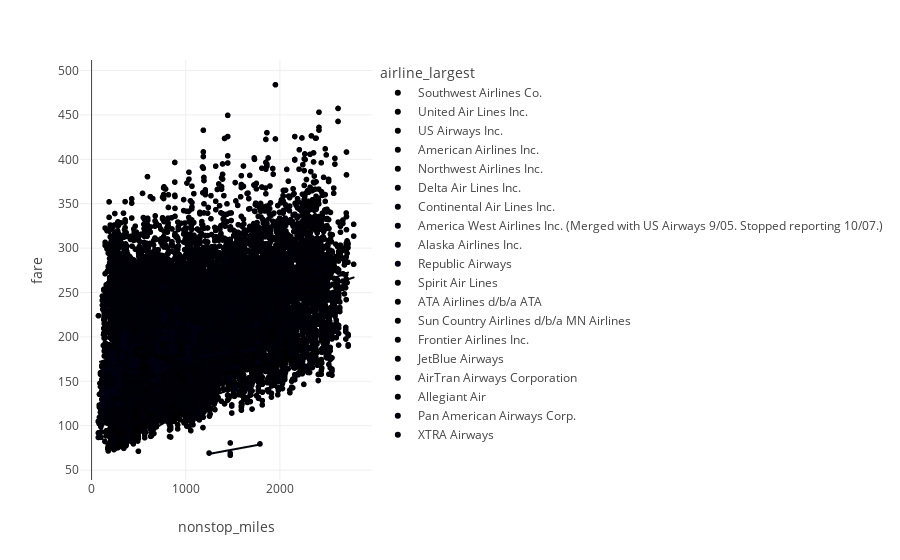

The cell this chart's notebook holds for it:
### Markdown cell above
### Miles vs Fares

### Code cell
df['fare_per_mile'] = df.fare / df.nonstop_miles
# range_selection = st.slider('Select the time range for the plot:',
#                             df.year.min(),
#                             df.year.max(),
#                             (1999, 2013))
# flight_year_df = df[df['year'].between(range_selection[0],
#                                        range_selection[1], 
#                                        inclusive='both'
#                                       )]

flight_year_df = df[df.year == 2003]

fig_a = px.scatter(flight_year_df, 
                   x='nonstop_miles', 
                   y='fare',
                   trendline='ols', 
                   color='airline_largest', 
                   color_continuous_scale='speed')
fig_a.show()

### Figure 1 — Plotly figure (JSON) as saved in the notebook; plotly's stock layout.template omitted (floating-point values rounded to 4 significant figures; data arrays with more than 128 entries replaced by an {"elided": "..."} marker saying what was removed)
{"data": [{"hovertemplate": "airline_largest=Southwest Airlines Co.<br>nonstop_miles=%{x}<br>fare=%{y}<extra></extra>", "legendgroup": "Southwest Airlines Co.", "marker": {"color": "#000001", "symbol": "circle"}, "mode": "markers", "name": "Southwest Airlines Co.", "showlegend": true, "type": "scattergl", "x": {"elided": "1612 int values"}, "xaxis": "x", "y": {"elided": "1612 float values"}, "yaxis": "y"}, {"hovertemplate": "<b>OLS trendline</b><br>fare = 0.0570259 * nonstop_miles + 94.9999<br>R<sup>2</sup>=0.542294<br><br>airline_largest=Southwest Airlines Co.<br>nonstop_miles=%{x}<br>fare=%{y} <b>(trend)</b><extra></extra>", "legendgroup": "Southwest Airlines Co.", "marker": {"color": "#000001", "symbol": "circle"}, "mode": "lines", "name": "Southwest Airlines Co.", "showlegend": false, "type": "scattergl", "x": {"elided": "1612 int values"}, "xaxis": "x", "y": {"elided": "1612 float values"}, "yaxis": "y"}, {"hovertemplate": "airline_largest=United Air Lines Inc.<br>nonstop_miles=%{x}<br>fare=%{y}<extra></extra>", "legendgroup": "United Air Lines Inc.", "marker": {"color": "#000002", "symbol": "circle"}, "mode": "markers", "name": "United Air Lines Inc.", "showlegend": true, "type": "scattergl", "x": {"elided": "2134 int values"}, "xaxis": "x", "y": {"elided": "2134 float values"}, "yaxis": "y"}, {"hovertemplate": "<b>OLS trendline</b><br>fare = 0.0554736 * nonstop_miles + 139.413<br>R<sup>2</sup>=0.462389<br><br>airline_largest=United Air Lines Inc.<br>nonstop_miles=%{x}<br>fare=%{y} <b>(trend)</b><extra></extra>", "legendgroup": "United Air Lines Inc.", "marker": {"color": "#000002", "symbol": "circle"}, "mode": "lines", "name": "United Air Lines Inc.", "showlegend": false, "type": "scattergl", "x": {"elided": "2134 int values"}, "xaxis": "x", "y": {"elided": "2134 float values"}, "yaxis": "y"}, {"hovertemplate": "airline_largest=US Airways Inc.<br>nonstop_miles=%{x}<br>fare=%{y}<extra></extra>", "legendgroup": "US Airways Inc.", "marker": {"color": "#000003", "symbol": "circle"}, "mode": "markers", "name": "US Airways Inc.", "showlegend": true, "type": "scattergl", "x": {"elided": "2227 int values"}, "xaxis": "x", "y": {"elided": "2227 float values"}, "yaxis": "y"}, {"hovertemplate": "<b>OLS trendline</b><br>fare = 0.00435787 * nonstop_miles + 201.806<br>R<sup>2</sup>=0.001726<br><br>airline_largest=US Airways Inc.<br>nonstop_miles=%{x}<br>fare=%{y} <b>(trend)</b><extra></extra>", "legendgroup": "US Airways Inc.", "marker": {"color": "#000003", "symbol": "circle"}, "mode": "lines", "name": "US Airways Inc.", "showlegend": false, "type": "scattergl", "x": {"elided": "2227 int values"}, "xaxis": "x", "y": {"elided": "2227 float values"}, "yaxis": "y"}, {"hovertemplate": "airline_largest=American Airlines Inc.<br>nonstop_miles=%{x}<br>fare=%{y}<extra></extra>", "legendgroup": "American Airlines Inc.", "marker": {"color": "#000004", "symbol": "circle"}, "mode": "markers", "name": "American Airlines Inc.", "showlegend": true, "type": "scattergl", "x": {"elided": "2888 int values"}, "xaxis": "x", "y": {"elided": "2888 float values"}, "yaxis": "y"}, {"hovertemplate": "<b>OLS trendline</b><br>fare = 0.0352253 * nonstop_miles + 168.913<br>R<sup>2</sup>=0.168126<br><br>airline_largest=American Airlines Inc.<br>nonstop_miles=%{x}<br>fare=%{y} <b>(trend)</b><extra></extra>", "legendgroup": "American Airlines Inc.", "marker": {"color": "#000004", "symbol": "circle"}, "mode": "lines", "name": "American Airlines Inc.", "showlegend": false, "type": "scattergl", "x": {"elided": "2888 int values"}, "xaxis": "x", "y": {"elided": "2888 float values"}, "yaxis": "y"}, {"hovertemplate": "airline_largest=Northwest Airlines Inc.<br>nonstop_miles=%{x}<br>fare=%{y}<extra></extra>", "legendgroup": "Northwest Airlines Inc.", "marker": {"color": "#000005", "symbol": "circle"}, "mode": "markers", "name": "Northwest Airlines Inc.", "showlegend": true, "type": "scattergl", "x": {"elided": "3391 int values"}, "xaxis": "x", "y": {"elided": "3391 float values"}, "yaxis": "y"}, {"hovertemplate": "<b>OLS trendline</b><br>fare = 0.0239274 * nonstop_miles + 184.464<br>R<sup>2</sup>=0.071641<br><br>airline_largest=Northwest Airlines Inc.<br>nonstop_miles=%{x}<br>fare=%{y} <b>(trend)</b><extra></extra>", "legendgroup": "Northwest Airlines Inc.", "marker": {"color": "#000005", "symbol": "circle"}, "mode": "lines", "name": "Northwest Airlines Inc.", "showlegend": false, "type": "scattergl", "x": {"elided": "3391 int values"}, "xaxis": "x", "y": {"elided": "3391 float values"}, "yaxis": "y"}, {"hovertemplate": "airline_largest=Delta Air Lines Inc.<br>nonstop_miles=%{x}<br>fare=%{y}<extra></extra>", "legendgroup": "Delta Air Lines Inc.", "marker": {"color": "#000006", "symbol": "circle"}, "mode": "markers", "name": "Delta Air Lines Inc.", "showlegend": true, "type": "scattergl", "x": {"elided": "6013 int values"}, "xaxis": "x", "y": {"elided": "6013 float values"}, "yaxis": "y"}, {"hovertemplate": "<b>OLS trendline</b><br>fare = 0.0402927 * nonstop_miles + 162.747<br>R<sup>2</sup>=0.173535<br><br>airline_largest=Delta Air Lines Inc.<br>nonstop_miles=%{x}<br>fare=%{y} <b>(trend)</b><extra></extra>", "legendgroup": "Delta Air Lines Inc.", "marker": {"color": "#000006", "symbol": "circle"}, "mode": "lines", "name": "Delta Air Lines Inc.", "showlegend": false, "type": "scattergl", "x": {"elided": "6013 int values"}, "xaxis": "x", "y": {"elided": "6013 float values"}, "yaxis": "y"}, {"hovertemplate": "airline_largest=Continental Air Lines Inc.<br>nonstop_miles=%{x}<br>fare=%{y}<extra></extra>", "legendgroup": "Continental Air Lines Inc.", "marker": {"color": "#000007", "symbol": "circle"}, "mode": "markers", "name": "Continental Air Lines Inc.", "showlegend": true, "type": "scattergl", "x": {"elided": "1018 int values"}, "xaxis": "x", "y": {"elided": "1018 float values"}, "yaxis": "y"}, {"hovertemplate": "<b>OLS trendline</b><br>fare = 0.0255054 * nonstop_miles + 186.573<br>R<sup>2</sup>=0.081170<br><br>airline_largest=Continental Air Lines Inc.<br>nonstop_miles=%{x}<br>fare=%{y} <b>(trend)</b><extra></extra>", "legendgroup": "Continental Air Lines Inc.", "marker": {"color": "#000007", "symbol": "circle"}, "mode": "lines", "name": "Continental Air Lines Inc.", "showlegend": false, "type": "scattergl", "x": {"elided": "1018 int values"}, "xaxis": "x", "y": {"elided": "1018 float values"}, "yaxis": "y"}, {"hovertemplate": "airline_largest=America West Airlines Inc. (Merged with US Airways 9/05. Stopped reporting 10/07.)<br>nonstop_miles=%{x}<br>fare=%{y}<extra></extra>", "legendgroup": "America West Airlines Inc. (Merged with US Airways 9/05. Stopped reporting 10/07.)", "marker": {"color": "#000008", "symbol": "circle"}, "mode": "markers", "name": "America West Airlines Inc. (Merged with US Airways 9/05. Stopped reporting 10/07.)", "showlegend": true, "type": "scattergl", "x": {"elided": "454 int values"}, "xaxis": "x", "y": {"elided": "454 float values"}, "yaxis": "y"}, {"hovertemplate": "<b>OLS trendline</b><br>fare = 0.0399198 * nonstop_miles + 145.691<br>R<sup>2</sup>=0.253112<br><br>airline_largest=America West Airlines Inc. (Merged with US Airways 9/05. Stopped reporting 10/07.)<br>nonstop_miles=%{x}<br>fare=%{y} <b>(trend)</b><extra></extra>", "legendgroup": "America West Airlines Inc. (Merged with US Airways 9/05. Stopped reporting 10/07.)", "marker": {"color": "#000008", "symbol": "circle"}, "mode": "lines", "name": "America West Airlines Inc. (Merged with US Airways 9/05. Stopped reporting 10/07.)", "showlegend": false, "type": "scattergl", "x": {"elided": "454 int values"}, "xaxis": "x", "y": {"elided": "454 float values"}, "yaxis": "y"}, {"hovertemplate": "airline_largest=Alaska Airlines Inc.<br>nonstop_miles=%{x}<br>fare=%{y}<extra></extra>", "legendgroup": "Alaska Airlines Inc.", "marker": {"color": "#000009", "symbol": "circle"}, "mode": "markers", "name": "Alaska Airlines Inc.", "showlegend": true, "type": "scattergl", "x": {"elided": "482 int values"}, "xaxis": "x", "y": {"elided": "482 float values"}, "yaxis": "y"}, {"hovertemplate": "<b>OLS trendline</b><br>fare = 0.0381973 * nonstop_miles + 131.745<br>R<sup>2</sup>=0.230627<br><br>airline_largest=Alaska Airlines Inc.<br>nonstop_miles=%{x}<br>fare=%{y} <b>(trend)</b><extra></extra>", "legendgroup": "Alaska Airlines Inc.", "marker": {"color": "#000009", "symbol": "circle"}, "mode": "lines", "name": "Alaska Airlines Inc.", "showlegend": false, "type": "scattergl", "x": {"elided": "482 int values"}, "xaxis": "x", "y": {"elided": "482 float values"}, "yaxis": "y"}, {"hovertemplate": "airline_largest=Republic Airways<br>nonstop_miles=%{x}<br>fare=%{y}<extra></extra>", "legendgroup": "Republic Airways", "marker": {"color": "#000010", "symbol": "circle"}, "mode": "markers", "name": "Republic Airways", "showlegend": true, "type": "scattergl", "x": [765, 896, 860, 706, 311, 860, 284, 777, 426, 689, 168, 284, 706, 896, 1066, 120, 348, 1066, 436, 641, 331, 706, 689, 1756, 311, 1066, 284, 780, 426, 707, 908, 1025, 426, 966, 331, 641, 706, 689, 211, 426, 650, 120, 1095, 1756, 1524, 236, 1148, 1524, 238, 777, 780, 1095, 746, 1095, 475, 311, 853, 777, 1756, 236, 436, 1524, 780, 765, 436, 348, 238, 475, 1460, 475, 853, 168, 780, 475, 860, 1183, 1524, 348, 1025, 908, 777, 690, 853, 1025, 238, 1066, 690, 1032, 120, 436, 168, 1095, 331, 211, 168, 211, 641, 690, 896, 120, 348, 1025, 853, 284, 238, 707, 211, 311, 331, 641, 860, 908, 1155], "xaxis": "x", "y": [227.2, 179.5, 205.5, 164.5, 148.8, 160.6, 124.5, 171.1, 181.4, 139.2, 134.0, 147, 172.1, 127.8, 101.0, 121.1, 187.4, 110.6, 175.8, 150.5, 191.6, 169.3, 143.8, 213.8, 154.2, 124.5, 133.8, 219.8, 167.0, 183.1, 215.9, 189.1, 184.2, 147.1, 179.0, 100.5, 156.6, 150.3, 175.3, 184.0, 168.6, 131.2, 201.1, 171.4, 165.8, 137.3, 209.9, 143.7, 171.4, 221.0, 255.6, 206.6, 197.8, 193.3, 174.2, 163.8, 186.9, 164.5, 194.2, 140.3, 188.1, 141.3, 207.0, 218.8, 170.1, 197.7, 164.0, 185.3, 153.4, 192.0, 203.3, 138.5, 222.8, 197.4, 184.3, 130.8, 176, 199.1, 178.9, 231.8, 199.4, 164.6, 196.5, 182.0, 175.8, 120.2, 123.0, 213.1, 126.5, 159.8, 137.2, 210.0, 177.6, 183.0, 133.6, 180.4, 97.35, 159.3, 143.5, 137.0, 203.8, 174.7, 188.6, 157.5, 158.3, 190.2, 180.2, 143.5, 193.1, 173.6, 160.9, 229.3, 144.9], "yaxis": "y"}, {"hovertemplate": "<b>OLS trendline</b><br>fare = 0.0145689 * nonstop_miles + 160.922<br>R<sup>2</sup>=0.033431<br><br>airline_largest=Republic Airways<br>nonstop_miles=%{x}<br>fare=%{y} <b>(trend)</b><extra></extra>", "legendgroup": "Republic Airways", "marker": {"color": "#000010", "symbol": "circle"}, "mode": "lines", "name": "Republic Airways", "showlegend": false, "type": "scattergl", "x": [120, 120, 120, 120, 168, 168, 168, 168, 211, 211, 211, 211, 236, 236, 238, 238, 238, 238, 284, 284, 284, 284, 311, 311, 311, 311, 331, 331, 331, 331, 348, 348, 348, 348, 426, 426, 426, 426, 436, 436, 436, 436, 475, 475, 475, 475, 641, 641, 641, 641, 650, 689, 689, 689, 690, 690, 690, 706, 706, 706, 706, 707, 707, 746, 765, 765, 777, 777, 777, 777, 780, 780, 780, 780, 853, 853, 853, 853, 860, 860, 860, 860, 896, 896, 896, 908, 908, 908, 966, 1025, 1025, 1025, 1025, 1032, 1066, 1066, 1066, 1066, 1095, 1095, 1095, 1095, 1148, 1155, 1183, 1460, 1524, 1524, 1524, 1524, 1756, 1756, 1756], "xaxis": "x", "y": [162.7, 162.7, 162.7, 162.7, 163.4, 163.4, 163.4, 163.4, 164.0, 164.0, 164.0, 164.0, 164.4, 164.4, 164.4, 164.4, 164.4, 164.4, 165.1, 165.1, 165.1, 165.1, 165.5, 165.5, 165.5, 165.5, 165.7, 165.7, 165.7, 165.7, 166.0, 166.0, 166.0, 166.0, 167.1, 167.1, 167.1, 167.1, 167.3, 167.3, 167.3, 167.3, 167.8, 167.8, 167.8, 167.8, 170.3, 170.3, 170.3, 170.3, 170.4, 171.0, 171.0, 171.0, 171.0, 171.0, 171.0, 171.2, 171.2, 171.2, 171.2, 171.2, 171.2, 171.8, 172.1, 172.1, 172.2, 172.2, 172.2, 172.2, 172.3, 172.3, 172.3, 172.3, 173.3, 173.3, 173.3, 173.3, 173.5, 173.5, 173.5, 173.5, 174.0, 174.0, 174.0, 174.2, 174.2, 174.2, 175.0, 175.9, 175.9, 175.9, 175.9, 176.0, 176.5, 176.5, 176.5, 176.5, 176.9, 176.9, 176.9, 176.9, 177.6, 177.7, 178.2, 182.2, 183.1, 183.1, 183.1, 183.1, 186.5, 186.5, 186.5], "yaxis": "y"}, {"hovertemplate": "airline_largest=Spirit Air Lines<br>nonstop_miles=%{x}<br>fare=%{y}<extra></extra>", "legendgroup": "Spirit Air Lines", "marker": {"color": "#000001", "symbol": "circle"}, "mode": "markers", "name": "Spirit Air Lines", "showlegend": true, "type": "scattergl", "x": [497, 466, 987, 936, 1709, 914, 914, 601, 549, 998, 466, 636, 549, 636, 1085, 1709, 1085, 1085, 1597, 497, 998, 982, 601, 1145, 852, 852, 466, 2215, 852, 2215, 601, 1120, 982, 636, 2215, 601, 1597, 2439, 852, 1085, 982, 549, 914, 636, 987, 497, 2215, 936, 914, 1597, 998, 998, 1597, 2439, 1120, 1709, 936, 983, 2439, 982, 2439, 497, 466], "xaxis": "x", "y": [87.98, 116.6, 155.8, 152.8, 174.7, 129.5, 122.6, 116.4, 100.9, 124.7, 95.55, 109.6, 124.8, 88.67, 161.7, 160.9, 139.8, 127.1, 160.6, 91.64, 132.8, 104.8, 102.3, 127.5, 105.9, 105.7, 84.76, 164.3, 124.5, 184.6, 126.1, 144.0, 124.8, 92.32, 190.2, 125.3, 123.8, 174.5, 121.4, 160.3, 103.2, 118.8, 96.47, 111.9, 154.6, 71.28, 190.5, 126.8, 100.9, 163.3, 108.9, 104.6, 144.5, 161.9, 125.7, 172.3, 107.7, 123.5, 158.1, 130.1, 195.6, 85.68, 109.1], "yaxis": "y"}, {"hovertemplate": "<b>OLS trendline</b><br>fare = 0.0431035 * nonstop_miles + 81.7664<br>R<sup>2</sup>=0.694981<br><br>airline_largest=Spirit Air Lines<br>nonstop_miles=%{x}<br>fare=%{y} <b>(trend)</b><extra></extra>", "legendgroup": "Spirit Air Lines", "marker": {"color": "#000001", "symbol": "circle"}, "mode": "lines", "name": "Spirit Air Lines", "showlegend": false, "type": "scattergl", "x": [466, 466, 466, 466, 497, 497, 497, 497, 549, 549, 549, 601, 601, 601, 601, 636, 636, 636, 636, 852, 852, 852, 852, 914, 914, 914, 914, 936, 936, 936, 982, 982, 982, 982, 983, 987, 987, 998, 998, 998, 998, 1085, 1085, 1085, 1085, 1120, 1120, 1145, 1597, 1597, 1597, 1597, 1709, 1709, 1709, 2215, 2215, 2215, 2215, 2439, 2439, 2439, 2439], "xaxis": "x", "y": [101.9, 101.9, 101.9, 101.9, 103.2, 103.2, 103.2, 103.2, 105.4, 105.4, 105.4, 107.7, 107.7, 107.7, 107.7, 109.2, 109.2, 109.2, 109.2, 118.5, 118.5, 118.5, 118.5, 121.2, 121.2, 121.2, 121.2, 122.1, 122.1, 122.1, 124.1, 124.1, 124.1, 124.1, 124.1, 124.3, 124.3, 124.8, 124.8, 124.8, 124.8, 128.5, 128.5, 128.5, 128.5, 130.0, 130.0, 131.1, 150.6, 150.6, 150.6, 150.6, 155.4, 155.4, 155.4, 177.2, 177.2, 177.2, 177.2, 186.9, 186.9, 186.9, 186.9], "yaxis": "y"}, {"hovertemplate": "airline_largest=ATA Airlines d/b/a ATA<br>nonstop_miles=%{x}<br>fare=%{y}<extra></extra>", "legendgroup": "ATA Airlines d/b/a ATA", "marker": {"color": "#000002", "symbol": "circle"}, "mode": "markers", "name": "ATA Airlines d/b/a ATA", "showlegend": true, "type": "scattergl", "x": [1944, 526, 1012, 526, 2059, 840, 1005, 943, 1150, 943, 1050, 828, 526, 1021, 1944, 876, 1005, 752, 323, 323, 1924, 1110, 2059, 466, 1050, 1591, 828, 1924, 466, 1014, 840, 915, 1724, 1005, 466, 2056, 574, 700, 1944, 223, 876, 555, 1120, 1021, 1591, 323, 946, 323, 2279, 2393, 840, 796, 1924, 2056, 946, 2056, 1888, 1005, 1110, 957, 876, 1150, 915, 1021, 876, 828, 1591, 560, 560, 1110, 1814, 2393, 1050, 1021, 828, 1012, 1591, 555, 752, 223, 1014, 605, 946, 555, 223, 555, 526, 969, 943, 466, 1197, 464, 1197, 599, 946, 1120, 1197, 1050, 840, 943, 2059, 223], "xaxis": "x", "y": [167.3, 163.4, 132.3, 177.2, 180.4, 96.31, 144.9, 182.6, 160.3, 179.0, 125.0, 87.81, 187.5, 139.6, 145.7, 107.6, 122, 177.6, 110.1, 100.9, 179.2, 157.2, 177.9, 180.4, 136.4, 122.4, 106.5, 198.6, 183.1, 143.2, 108.5, 156.2, 178.6, 132.8, 185.1, 184.1, 180.5, 178.3, 157.2, 95.78, 128.7, 163.2, 142.7, 119.5, 120.7, 113, 139.9, 89.5, 273.3, 182.3, 87.29, 173.7, 206.7, 197.1, 128.1, 192.2, 202.7, 133.0, 164.7, 152.4, 118.9, 162.2, 171.3, 129.1, 121.2, 100.8, 117.5, 173.0, 175.1, 150.8, 154.5, 173.4, 139.7, 117.8, 95.21, 121.1, 125.8, 175.9, 189.8, 98.36, 131.9, 198.1, 114.6, 167.7, 100.3, 164.5, 164.6, 152.7, 183.8, 195.5, 156.8, 208.5, 146.1, 167.9, 118.1, 149.6, 131.2, 145.9, 98.8, 191.9, 176.8, 90.67], "yaxis": "y"}, {"hovertemplate": "<b>OLS trendline</b><br>fare = 0.0235049 * nonstop_miles + 125.456<br>R<sup>2</sup>=0.134732<br><br>airline_largest=ATA Airlines d/b/a ATA<br>nonstop_miles=%{x}<br>fare=%{y} <b>(trend)</b><extra></extra>", "legendgroup": "ATA Airlines d/b/a ATA", "marker": {"color": "#000002", "symbol": "circle"}, "mode": "lines", "name": "ATA Airlines d/b/a ATA", "showlegend": false, "type": "scattergl", "x": [223, 223, 223, 223, 323, 323, 323, 323, 464, 466, 466, 466, 466, 526, 526, 526, 526, 555, 555, 555, 555, 560, 560, 574, 599, 605, 700, 752, 752, 796, 828, 828, 828, 828, 840, 840, 840, 840, 876, 876, 876, 876, 915, 915, 943, 943, 943, 943, 946, 946, 946, 946, 957, 969, 1005, 1005, 1005, 1005, 1012, 1012, 1014, 1014, 1021, 1021, 1021, 1021, 1050, 1050, 1050, 1050, 1110, 1110, 1110, 1120, 1120, 1150, 1150, 1197, 1197, 1197, 1591, 1591, 1591, 1591, 1724, 1814, 1888, 1924, 1924, 1924, 1944, 1944, 1944, 2056, 2056, 2056, 2059, 2059, 2059, 2279, 2393, 2393], "xaxis": "x", "y": [130.7, 130.7, 130.7, 130.7, 133.0, 133.0, 133.0, 133.0, 136.4, 136.4, 136.4, 136.4, 136.4, 137.8, 137.8, 137.8, 137.8, 138.5, 138.5, 138.5, 138.5, 138.6, 138.6, 138.9, 139.5, 139.7, 141.9, 143.1, 143.1, 144.2, 144.9, 144.9, 144.9, 144.9, 145.2, 145.2, 145.2, 145.2, 146.0, 146.0, 146.0, 146.0, 147.0, 147.0, 147.6, 147.6, 147.6, 147.6, 147.7, 147.7, 147.7, 147.7, 148.0, 148.2, 149.1, 149.1, 149.1, 149.1, 149.2, 149.2, 149.3, 149.3, 149.5, 149.5, 149.5, 149.5, 150.1, 150.1, 150.1, 150.1, 151.5, 151.5, 151.5, 151.8, 151.8, 152.5, 152.5, 153.6, 153.6, 153.6, 162.9, 162.9, 162.9, 162.9, 166.0, 168.1, 169.8, 170.7, 170.7, 170.7, 171.1, 171.1, 171.1, 173.8, 173.8, 173.8, 173.9, 173.9, 173.9, 179.0, 181.7, 181.7], "yaxis": "y"}, {"hovertemplate": "airline_largest=Sun Country Airlines d/b/a MN Airlines<br>nonstop_miles=%{x}<br>fare=%{y}<extra></extra>", "legendgroup": "Sun Country Airlines d/b/a MN Airlines", "marker": {"color": "#000003", "symbol": "circle"}, "mode": "markers", "name": "Sun Country Airlines d/b/a MN Airlines", "showlegend": true, "type": "scattergl", "x": [1310, 799, 1016, 937, 958, 632, 632, 632, 1310, 1455, 735, 1412, 632, 1310, 876, 1310, 937, 1178, 1227, 834, 1310, 1310, 834, 873, 1016, 834, 1310], "xaxis": "x", "y": [132.7, 113.2, 114.0, 114.2, 117.9, 98.3, 95.55, 96.62, 156.5, 130.5, 105.4, 124.6, 92.37, 161.6, 104.8, 126.5, 106.6, 124.5, 118.2, 110.4, 118.2, 127.6, 100.5, 110.2, 114.5, 97.65, 187.4], "yaxis": "y"}, {"hovertemplate": "<b>OLS trendline</b><br>fare = 0.0604732 * nonstop_miles + 56.6745<br>R<sup>2</sup>=0.568420<br><br>airline_largest=Sun Country Airlines d/b/a MN Airlines<br>nonstop_miles=%{x}<br>fare=%{y} <b>(trend)</b><extra></extra>", "legendgroup": "Sun Country Airlines d/b/a MN Airlines", "marker": {"color": "#000003", "symbol": "circle"}, "mode": "lines", "name": "Sun Country Airlines d/b/a MN Airlines", "showlegend": false, "type": "scattergl", "x": [632, 632, 632, 632, 735, 799, 834, 834, 834, 873, 876, 937, 937, 958, 1016, 1016, 1178, 1227, 1310, 1310, 1310, 1310, 1310, 1310, 1310, 1412, 1455], "xaxis": "x", "y": [94.89, 94.89, 94.89, 94.89, 101.1, 105.0, 107.1, 107.1, 107.1, 109.5, 109.6, 113.3, 113.3, 114.6, 118.1, 118.1, 127.9, 130.9, 135.9, 135.9, 135.9, 135.9, 135.9, 135.9, 135.9, 142.1, 144.7], "yaxis": "y"}, {"hovertemplate": "airline_largest=Frontier Airlines Inc.<br>nonstop_miles=%{x}<br>fare=%{y}<extra></extra>", "legendgroup": "Frontier Airlines Inc.", "marker": {"color": "#000004", "symbol": "circle"}, "mode": "markers", "name": "Frontier Airlines Inc.", "showlegend": true, "type": "scattergl", "x": [533, 1506, 390, 804, 472, 977, 472, 1607, 804, 1506, 1313, 1546, 472, 563, 1546, 839, 541, 563, 1355, 1142, 1506, 629, 804, 563, 1546, 1607, 775, 775, 909, 853, 977, 1709, 808, 775, 533, 602, 390, 1607, 853, 390, 629, 991, 1607, 839, 349], "xaxis": "x", "y": [157.6, 171.1, 140.5, 139.5, 149.3, 162.5, 149.5, 166, 134.4, 180.3, 156.0, 190.0, 148.1, 171.0, 176.7, 172.3, 145.6, 159.7, 209.3, 171.8, 177.5, 146.5, 147.1, 173.2, 180.6, 179.0, 148.4, 133.4, 178.3, 174.7, 140.3, 167.2, 160.7, 153.5, 151.1, 161.6, 141.2, 177.9, 174.6, 156.4, 143.7, 164.3, 171.9, 174.9, 156.5], "yaxis": "y"}, {"hovertemplate": "<b>OLS trendline</b><br>fare = 0.0236896 * nonstop_miles + 139.805<br>R<sup>2</sup>=0.392126<br><br>airline_largest=Frontier Airlines Inc.<br>nonstop_miles=%{x}<br>fare=%{y} <b>(trend)</b><extra></extra>", "legendgroup": "Frontier Airlines Inc.", "marker": {"color": "#000004", "symbol": "circle"}, "mode": "lines", "name": "Frontier Airlines Inc.", "showlegend": false, "type": "scattergl", "x": [349, 390, 390, 390, 472, 472, 472, 533, 533, 541, 563, 563, 563, 602, 629, 629, 775, 775, 775, 804, 804, 804, 808, 839, 839, 853, 853, 909, 977, 977, 991, 1142, 1313, 1355, 1506, 1506, 1506, 1546, 1546, 1546, 1607, 1607, 1607, 1607, 1709], "xaxis": "x", "y": [148.1, 149.0, 149.0, 149.0, 151.0, 151.0, 151.0, 152.4, 152.4, 152.6, 153.1, 153.1, 153.1, 154.1, 154.7, 154.7, 158.2, 158.2, 158.2, 158.9, 158.9, 158.9, 158.9, 159.7, 159.7, 160.0, 160.0, 161.3, 162.9, 162.9, 163.3, 166.9, 170.9, 171.9, 175.5, 175.5, 175.5, 176.4, 176.4, 176.4, 177.9, 177.9, 177.9, 177.9, 180.3], "yaxis": "y"}, {"hovertemplate": "airline_largest=JetBlue Airways<br>nonstop_miles=%{x}<br>fare=%{y}<extra></extra>", "legendgroup": "JetBlue Airways", "marker": {"color": "#000005", "symbol": "circle"}, "mode": "markers", "name": "JetBlue Airways", "showlegend": true, "type": "scattergl", "x": [1166, 1186, 1348, 1166, 1976, 326, 267, 285, 222, 1120, 1841, 222, 1166, 326, 1762, 222, 1976, 2619, 285, 1120, 1286, 285, 1204, 1251, 1976, 2251, 1286, 1286, 1326, 1348, 1120, 1762, 1141, 2481, 1326, 2619, 1141, 1141, 1841, 1195, 1251, 1048, 1841, 2481, 1348, 1976, 326, 1326, 1166, 1204, 222, 1048, 285, 1048, 1120, 1326, 1195, 267, 1251, 1195, 1195, 1348, 1048, 1251, 2330, 267, 267, 326, 1077, 1286, 2330], "xaxis": "x", "y": [143.7, 146.8, 155.3, 143.7, 261.9, 95, 101.5, 101.5, 110.7, 140.7, 265.2, 114.6, 140.8, 105.6, 226.8, 115.6, 237.0, 273.1, 103.7, 156.2, 146.7, 106.1, 127.3, 139.3, 215.9, 287.7, 152.9, 134.6, 129.5, 157.7, 150.6, 247.1, 140.2, 222.9, 158.2, 257.0, 115.1, 134.9, 285.4, 134.8, 145.8, 127.7, 266.3, 214.2, 140.2, 229.8, 91.72, 151.8, 117.9, 146, 116.7, 126.1, 103.2, 139.1, 124.3, 152.5, 145.6, 102.1, 140.0, 141.9, 146.2, 159.5, 113.8, 127.8, 260.4, 111.1, 103.5, 99.2, 148.0, 141.9, 251.1], "yaxis": "y"}, {"hovertemplate": "<b>OLS trendline</b><br>fare = 0.073843 * nonstop_miles + 68.3645<br>R<sup>2</sup>=0.773185<br><br>airline_largest=JetBlue Airways<br>nonstop_miles=%{x}<br>fare=%{y} <b>(trend)</b><extra></extra>", "legendgroup": "JetBlue Airways", "marker": {"color": "#000005", "symbol": "circle"}, "mode": "lines", "name": "JetBlue Airways", "showlegend": false, "type": "scattergl", "x": [222, 222, 222, 222, 267, 267, 267, 267, 285, 285, 285, 285, 326, 326, 326, 326, 1048, 1048, 1048, 1048, 1077, 1120, 1120, 1120, 1120, 1141, 1141, 1141, 1166, 1166, 1166, 1166, 1186, 1195, 1195, 1195, 1195, 1204, 1204, 1251, 1251, 1251, 1251, 1286, 1286, 1286, 1286, 1326, 1326, 1326, 1326, 1348, 1348, 1348, 1348, 1762, 1762, 1841, 1841, 1841, 1976, 1976, 1976, 1976, 2251, 2330, 2330, 2481, 2481, 2619, 2619], "xaxis": "x", "y": [84.76, 84.76, 84.76, 84.76, 88.08, 88.08, 88.08, 88.08, 89.41, 89.41, 89.41, 89.41, 92.44, 92.44, 92.44, 92.44, 145.8, 145.8, 145.8, 145.8, 147.9, 151.1, 151.1, 151.1, 151.1, 152.6, 152.6, 152.6, 154.5, 154.5, 154.5, 154.5, 155.9, 156.6, 156.6, 156.6, 156.6, 157.3, 157.3, 160.7, 160.7, 160.7, 160.7, 163.3, 163.3, 163.3, 163.3, 166.3, 166.3, 166.3, 166.3, 167.9, 167.9, 167.9, 167.9, 198.5, 198.5, 204.3, 204.3, 204.3, 214.3, 214.3, 214.3, 214.3, 234.6, 240.4, 240.4, 251.6, 251.6, 261.8, 261.8], "yaxis": "y"}, {"hovertemplate": "airline_largest=AirTran Airways Corporation<br>nonstop_miles=%{x}<br>fare=%{y}<extra></extra>", "legendgroup": "AirTran Airways Corporation", "marker": {"color": "#000006", "symbol": "circle"}, "mode": "markers", "name": "AirTran Airways Corporation", "showlegend": true, "type": "scattergl", "x": {"elided": "190 int values"}, "xaxis": "x", "y": {"elided": "190 float values"}, "yaxis": "y"}, {"hovertemplate": "<b>OLS trendline</b><br>fare = 0.0359304 * nonstop_miles + 104.345<br>R<sup>2</sup>=0.163650<br><br>airline_largest=AirTran Airways Corporation<br>nonstop_miles=%{x}<br>fare=%{y} <b>(trend)</b><extra></extra>", "legendgroup": "AirTran Airways Corporation", "marker": {"color": "#000006", "symbol": "circle"}, "mode": "lines", "name": "AirTran Airways Corporation", "showlegend": false, "type": "scattergl", "x": {"elided": "190 int values"}, "xaxis": "x", "y": {"elided": "190 float values"}, "yaxis": "y"}, {"hovertemplate": "airline_largest=Allegiant Air<br>nonstop_miles=%{x}<br>fare=%{y}<extra></extra>", "legendgroup": "Allegiant Air", "marker": {"color": "#000007", "symbol": "circle"}, "mode": "markers", "name": "Allegiant Air", "showlegend": true, "type": "scattergl", "x": [258, 1216, 987, 604, 628, 258, 258, 628, 604, 1689, 987, 1689, 604, 987, 604, 1216, 987, 258], "xaxis": "x", "y": [85.68, 143.3, 127.9, 126.0, 88.04, 85.31, 88.08, 101.9, 125.7, 138.9, 117.4, 134.5, 128.9, 122.3, 116.3, 131.7, 136.4, 83.16], "yaxis": "y"}, {"hovertemplate": "<b>OLS trendline</b><br>fare = 0.0373512 * nonstop_miles + 85.6243<br>R<sup>2</sup>=0.641491<br><br>airline_largest=Allegiant Air<br>nonstop_miles=%{x}<br>fare=%{y} <b>(trend)</b><extra></extra>", "legendgroup": "Allegiant Air", "marker": {"color": "#000007", "symbol": "circle"}, "mode": "lines", "name": "Allegiant Air", "showlegend": false, "type": "scattergl", "x": [258, 258, 258, 258, 604, 604, 604, 604, 628, 628, 987, 987, 987, 987, 1216, 1216, 1689, 1689], "xaxis": "x", "y": [95.26, 95.26, 95.26, 95.26, 108.2, 108.2, 108.2, 108.2, 109.1, 109.1, 122.5, 122.5, 122.5, 122.5, 131.0, 131.0, 148.7, 148.7], "yaxis": "y"}, {"hovertemplate": "airline_largest=Pan American Airways Corp.<br>nonstop_miles=%{x}<br>fare=%{y}<extra></extra>", "legendgroup": "Pan American Airways Corp.", "marker": {"color": "#000008", "symbol": "circle"}, "mode": "markers", "name": "Pan American Airways Corp.", "showlegend": true, "type": "scattergl", "x": [1299, 1299, 1144, 1144, 1144, 1299, 1144], "xaxis": "x", "y": [140.2, 153.3, 106.6, 115.2, 116.7, 125.1, 113.7], "yaxis": "y"}, {"hovertemplate": "<b>OLS trendline</b><br>fare = 0.170855 * nonstop_miles + -82.3904<br>R<sup>2</sup>=0.723524<br><br>airline_largest=Pan American Airways Corp.<br>nonstop_miles=%{x}<br>fare=%{y} <b>(trend)</b><extra></extra>", "legendgroup": "Pan American Airways Corp.", "marker": {"color": "#000008", "symbol": "circle"}, "mode": "lines", "name": "Pan American Airways Corp.", "showlegend": false, "type": "scattergl", "x": [1144, 1144, 1144, 1144, 1299, 1299, 1299], "xaxis": "x", "y": [113.1, 113.1, 113.1, 113.1, 139.6, 139.6, 139.6], "yaxis": "y"}, {"hovertemplate": "airline_largest=XTRA Airways<br>nonstop_miles=%{x}<br>fare=%{y}<extra></extra>", "legendgroup": "XTRA Airways", "marker": {"color": "#000009", "symbol": "circle"}, "mode": "markers", "name": "XTRA Airways", "showlegend": true, "type": "scattergl", "x": [1788, 1473, 1248, 1473, 1473], "xaxis": "x", "y": [79.51, 66.76, 69.23, 68.91, 80.59], "yaxis": "y"}, {"hovertemplate": "<b>OLS trendline</b><br>fare = 0.0195568 * nonstop_miles + 43.8409<br>R<sup>2</sup>=0.333750<br><br>airline_largest=XTRA Airways<br>nonstop_miles=%{x}<br>fare=%{y} <b>(trend)</b><extra></extra>", "legendgroup": "XTRA Airways", "marker": {"color": "#000009", "symbol": "circle"}, "mode": "lines", "name": "XTRA Airways", "showlegend": false, "type": "scattergl", "x": [1248, 1473, 1473, 1473, 1788], "xaxis": "x", "y": [68.25, 72.65, 72.65, 72.65, 78.81], "yaxis": "y"}], "layout": {"legend": {"title": {"text": "airline_largest"}, "tracegroupgap": 0}, "margin": {"t": 60}, "xaxis": {"anchor": "y", "domain": [0, 1], "title": {"text": "nonstop_miles"}}, "yaxis": {"anchor": "x", "domain": [0, 1], "title": {"text": "fare"}}}}
